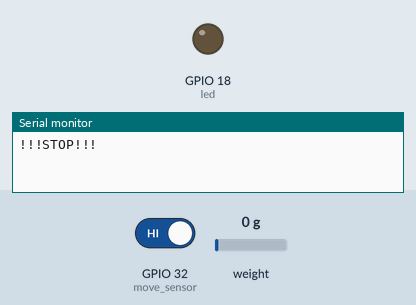
This sketch was run on a simulated ESP32. Parts: output pins drawn as LEDs (lit = HIGH), the last lines printed to the serial monitor. Inputs (shaded band) come from the test bench; at power-on: GPIO 32 (move_sensor) HIGH, weight on the scale 0 g. WiFi joins after 1.5 s; servers stay silent unless stated.

Above: at 4.0 s.
4.1 s: GPIO 32 (move_sensor) driven LOW
At 6.0 s:
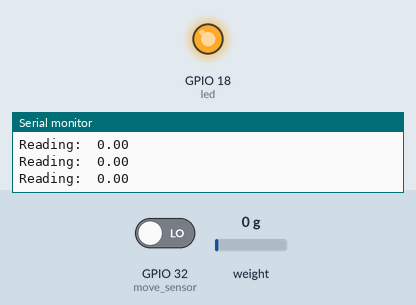
6.5 s: weight on the scale set to 456 g
9.0 s: weight on the scale set to 522 g
At 11.5 s:
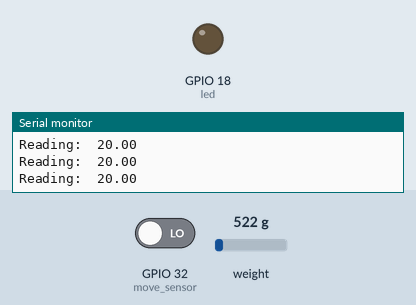
11.8 s: weight on the scale set to 100 g
At 12.9 s:
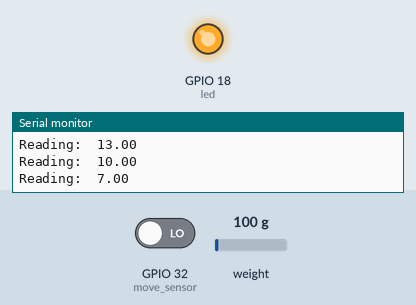
Timing chart, 0 to 14.4 s (numbered marks = the images above; inputs shaded):
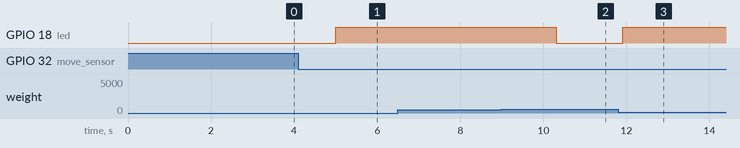

The sketch:

quick.ino
```cpp
#define BLYNK_TEMPLATE_ID           "TMPL2kdKKmUiV"
#define BLYNK_TEMPLATE_NAME         "Quickstart Template"
#define BLYNK_AUTH_TOKEN            "_14Hn9MOsalMu9I6S7eZZt59G2HY_VeC"
#define BLYNK_PRINT Serial

#include <WiFi.h>
#include <WiFiClient.h>
#include <BlynkSimpleEsp32.h>
//====library============
#include "HX711.h"

//=====variables===========
const int LOADCELL_DOUT_PIN = 27;
const int LOADCELL_SCK_PIN =  25;
#define FILTER_CONSTANT 0.5
const int led = 18;
int move_sensor = 32;
//======filter==========================================================================
double raw_value = 0, filtered_value = 0;
const int MA_WINDOW_SIZE = 5; // Set moving average window size
int ma_window[MA_WINDOW_SIZE]; // Moving average window
int ma_index = 0; // Index of the oldest value in the moving average window
int ma_sum = 0; // Sum of the values in the moving average window
//=======================================================================================
float weight;
int sense;
//===========================
char ssid[] = "wifi name";
char pass[] = "wifi pasword";
//===========================
HX711 scale;
BlynkTimer timer;
//=============================================================
void notifyWeight()
{
  raw_value = scale.get_units() * 40;
  ma_sum -= ma_window[ma_index]; // Remove the oldest value from the sum
  ma_sum += raw_value; // Add the new value to the sum
  ma_window[ma_index] = raw_value; // Update the moving average window
  ma_index = (ma_index + 1) % MA_WINDOW_SIZE; // Update the index of the oldest value

  filtered_value = ma_sum / MA_WINDOW_SIZE;

  if (filtered_value < 20)
  { Blynk.logEvent("final_notify_less","weight is less"); }
}
//============================================================
BLYNK_WRITE(V0)
{
  int value = param.asInt();
  digitalWrite(2, value);
}
//============================================================
void setup()
{

  pinMode(led, OUTPUT);
  pinMode(move_sensor, INPUT);
  Serial.begin(115200);

  //================================================
  scale.begin(LOADCELL_DOUT_PIN, LOADCELL_SCK_PIN);
  scale.set_scale(-29664);
  scale.tare();
  //================================================
  Blynk.begin(BLYNK_AUTH_TOKEN, ssid, pass);
  timer.setInterval(2500, notifyWeight);
}

void loop()
{
  Blynk.run();
  timer.run();


  raw_value = scale.get_units() * 40;
  ma_sum -= ma_window[ma_index];
  ma_sum += raw_value;
  ma_window[ma_index] = raw_value;
  ma_index = (ma_index + 1) % MA_WINDOW_SIZE;

  filtered_value = ma_sum / MA_WINDOW_SIZE;

  //====================================
  sense = digitalRead(move_sensor);
  if (sense == 0)
  {
    Serial.print("Reading:\t");
    Serial.println(filtered_value);

    if(filtered_value < 20)
      digitalWrite(led, HIGH);
    else
      digitalWrite(led, LOW);

    scale.power_down(); // sleep mode
    delay(200);
    scale.power_up();
  }
  else
  {
    Serial.println("!!!STOP!!!");
    delay(2000);
  }
  //====================================
}
```

Measured:
- the behaviour switches between 499 and 500 g on weight on the scale (found by bisection; images 1 and 2)
- after the input at 4.1 s, GPIO 18 (led): LOW → HIGH after 0.90 s
- after the input at 9.0 s, GPIO 18 (led): HIGH → LOW after 1.3 s
- after the input at 11.8 s, GPIO 18 (led): LOW → HIGH after 0.12 s
